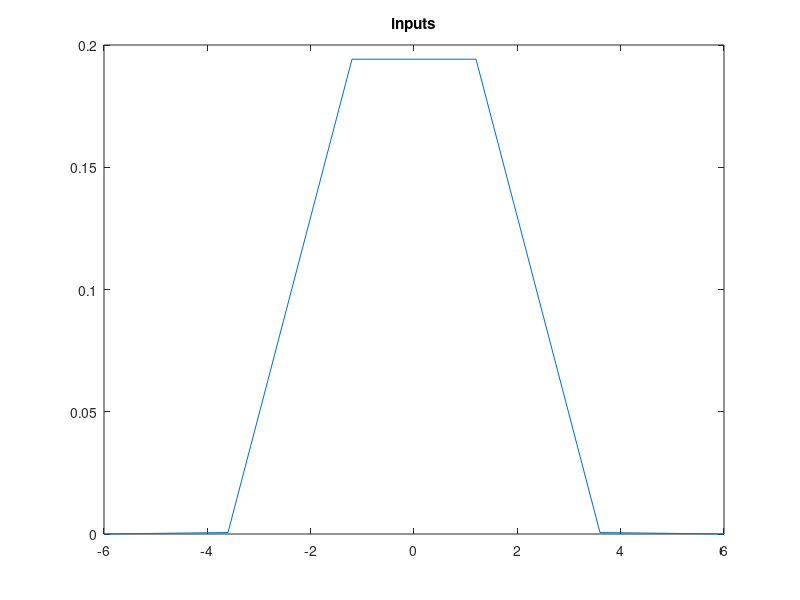

MATLAB code for this plot: (Note: this script raises an error after producing the figure.)
clear all;
close all;
clc
input=[11.1442194798231,11.4749720978737,11.6699736413956,12.2677283728838,12.2984786162853,12.5249804091454];
% input=[11,11,12,11,11];

x=linspace(-length(input),length(input),size(input,2));
pdf=fitdist(input','Normal');
x_gaus=normpdf(x,0,1);

mean_weight = sum(x_gaus.*input)/sum(x_gaus)

figure,
plot (x,x_gaus)
title("inputs")














% figure,
% plot (input,gauss)
% title("gaus")


B = imgaussfilt(input,pdf.sigma)

w=gausswin(length(input))

fiat=conv(input,w)

mean_weight = sum(w.*fiat)/sum(w)

